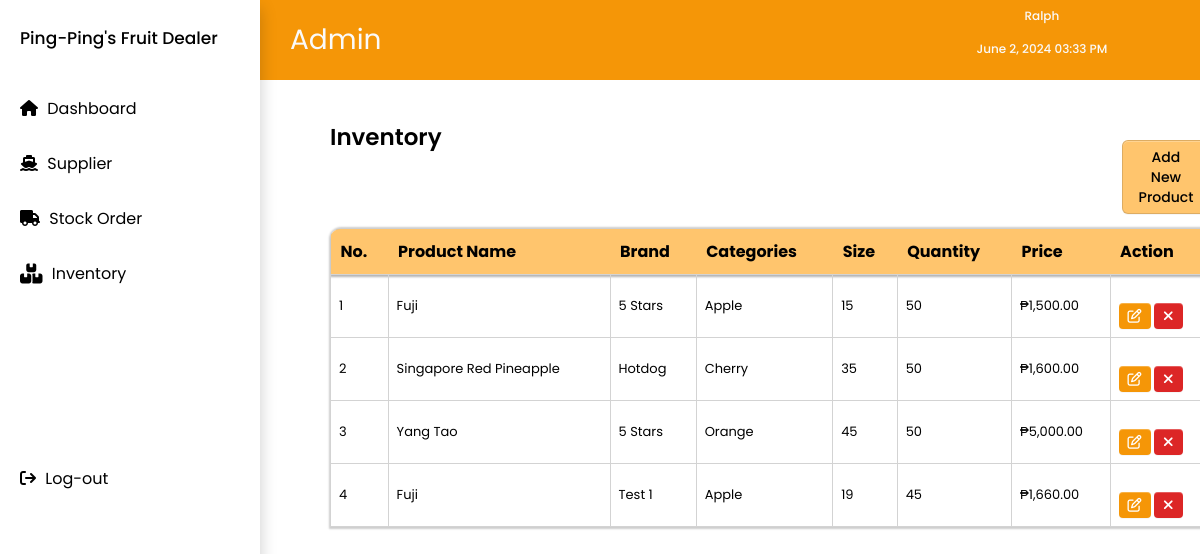
The page /invcheck.php (signed in) on the database its author committed.
### tables this page shows
CREATE TABLE `inventory` (
  `inventory_id` int(50) UNSIGNED NOT NULL,
  `product_name` varchar(50) NOT NULL,
  `brand_name` varchar(50) NOT NULL,
  `category` varchar(50) NOT NULL,
  `size` int(50) NOT NULL,
  `order_quantity` int(50) NOT NULL,
  `price` decimal(10,0) NOT NULL
);

### invcheck.php (the view, shortened to what this page needs)
<?php
include 'topnav.php';
include 'checker_nav.php';
$conn = new mysqli(DB_HOST, DB_USER, DB_PASS, DB_NAME);
$sql = "SELECT * FROM inventory";
$result = $conn->query($sql);
?>
<!DOCTYPE html>
<html lang="en">
<head>
    <link rel="stylesheet" href="css/main.css">
    <link rel="stylesheet" href="css/inventory.css">
</head>
<body>
<div class="group_names">
    <div class="group_content">
        <div class="title_and_button">
            <h2>Inventory</h2>
            <button type="button" onclick="location.href='addprod_checker.php'">Add New Product</button>
        </div>
        <table class="group_table">
            <thead>
                <tr>
                    <th class="border-top-left">No.</th>
                    <th>Product Name</th>
                    <th>Brand</th>
                    <th>Categories</th>
                    <th>Size</th>
                    <th>Quantity</th>
                    <th>Price</th>
                    <th class="border-top-right">Action</th>
                </tr>
            </thead>
            <tbody>
                <?php
                if ($result->num_rows > 0) {
                    while($row = $result->fetch_assoc()) {
                        echo "<tr>";
                        echo "<td>" . $row["inventory_id"] . "</td>";
                        echo "<td>" . $row["product_name"] . "</td>";
                        echo "<td>" . $row["brand_name"] . "</td>";
                        echo "<td>" . $row["category"] . "</td>";
                        echo "<td>" . $row["size"] . "</td>";
                        echo "<td>" . $row["order_quantity"] . "</td>";
                        echo "<td>₱" . number_format($row["price"], 2) . "</td>";
                        echo "<td>
                        <button onclick=\"window.location.href='editprod_checker.php?id=" . $row["inventory_id"] . "'\" style=\"margin-right: 0px; padding: 3px 9px; font-weight: bold; border-radius: 4px; background-color: #F59607; color: #ffffff; border: none;\">
                            <i class=\"fa-regular fa-pen-to-square\" style=\"color: #ffffff;\"></i>
                        </button>
                        <button onclick=\"deleteProduct(" . $row["inventory_id"] . ")\" style=\"margin-right: 0px; padding: 3px 9px; font-weight: bold; border-radius: 4px; background-color: #DC2626; color: #ffffff; border: none;\">
                            <i class=\"fa-solid fa-xmark\" style=\"color: #ffffff;\"></i>
                        </button>
                        </td>";
                        echo "</tr>";
                    }
                } else {
                    echo "<tr><td colspan='8'>No records found</td></tr>";
                }
                ?>
            </tbody>
        </table>
    </div>
</div>
</body>
</html>

### css/main.css (style rules this page uses)
* { padding: 0; margin: 0; box-sizing: border-box; font-family: 'Poppins', sans-serif; }

### css/inventory.css (style rules this page uses)
.group_names { display: flex; flex-direction: row; gap: 30px; }
.group_table { height: 100%; box-shadow: 1px 0 2px 2px rgba(0, 0, 0, 0.2); border-radius: 10px 10px 0 0; overflow: hidden; border-collapse: collapse; }
h2 { font-size: 23px; font-weight: 600; color: #000000; }
td, th .group_table { padding: 8px; text-align: left; }
thead { background-color: #FFC56D; box-shadow: 1px 0 2px 2px rgba(0, 0, 0, 0.3); }
th { color: rgb(0, 0, 0); font-size: 16px; font-weight: 70px; padding: 10px; text-align: left; }
td { color: rgb(0, 0, 0); font-size: 13px; border-collapse: collapse; border: 1px solid lightgray; }
.group_content { flex-direction: column; gap: 15px; display: flex; margin-left: 330px; }
button { margin-top: 20px; background-color: #FFC56D; display: inline-block; appearance: none; border: 1px solid rgba(27, 31, 35, 0.15); border-radius: 6px; box-shadow: rgba(27, 31, 35, 0.04) 0 1px 0, rgba(255, 255, 255, 0.25) 0 1px 0 inset; cursor: pointer; font-size: 14px; font-weight: 500; line-height: 20px; padding: 6px 16px; }
.title_and_button { display: flex; flex-direction: row; gap: 680px; margin-top: 40px; }

### rows shown on the page
inventory: inventory_id "1", product_name "Fuji", brand_name "5 Stars", category "Apple", size "15", order_quantity "50", price "1,500.00"
inventory: inventory_id "2", product_name "Singapore Red Pineapple", brand_name "Hotdog", category "Cherry", size "35", order_quantity "50", price "1,600.00"
inventory: inventory_id "3", product_name "Yang Tao", brand_name "5 Stars", category "Orange", size "45", order_quantity "50", price "5,000.00"
inventory: inventory_id "4", product_name "Fuji", brand_name "Test 1", category "Apple", size "19", order_quantity "45", price "1,660.00"

### other values the page prints
$user_role "Admin"
$name "Ralph"
